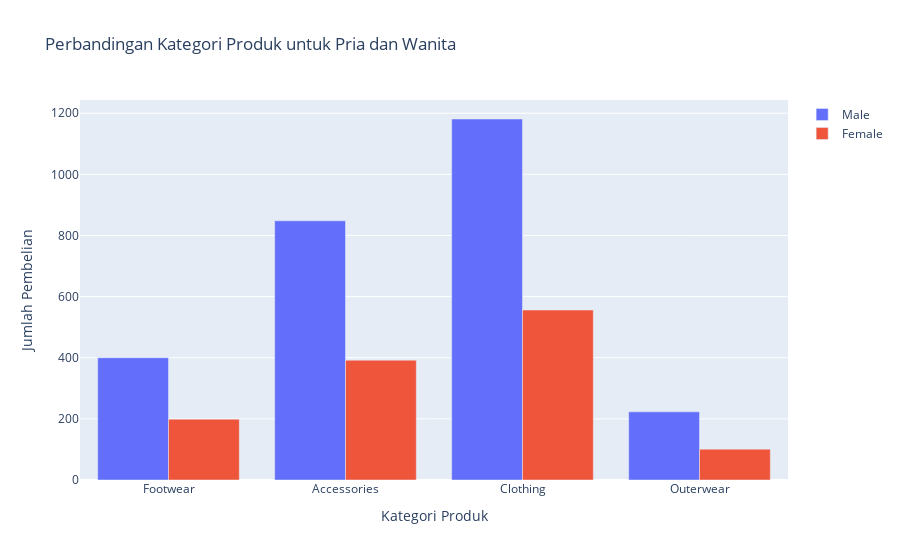

The notebook cell this image was saved under:
### Code cell
# Menghitung jumlah kategori produk untuk pria dan wanita
male_category_counts = data_male['Category'].value_counts()
female_category_counts = data_female['Category'].value_counts()

# Menyamakan kategori untuk pria dan wanita agar data bisa dibandingkan
categories = list(set(male_category_counts.index) | set(female_category_counts.index))
male_counts = [male_category_counts.get(category, 0) for category in categories]
female_counts = [female_category_counts.get(category, 0) for category in categories]

# Membuat bar chart
fig = go.Figure(data=[
    go.Bar(name='Male', x=categories, y=male_counts),
    go.Bar(name='Female', x=categories, y=female_counts)
])

# Menambahkan judul dan label
fig.update_layout(
    title='Perbandingan Kategori Produk untuk Pria dan Wanita',
    xaxis_title='Kategori Produk',
    yaxis_title='Jumlah Pembelian',
    barmode='group'  # Menggunakan grup bar chart
)

# Menampilkan plot
fig.show()

### Figure 1 — Plotly figure (JSON) as saved in the notebook; plotly's stock layout.template omitted (floating-point values rounded to 4 significant figures)
{"data": [{"name": "Male", "type": "bar", "x": ["Footwear", "Accessories", "Clothing", "Outerwear"], "y": [400, 848, 1181, 223]}, {"name": "Female", "type": "bar", "x": ["Footwear", "Accessories", "Clothing", "Outerwear"], "y": [199, 392, 556, 101]}], "layout": {"barmode": "group", "title": {"text": "Perbandingan Kategori Produk untuk Pria dan Wanita"}, "xaxis": {"title": {"text": "Kategori Produk"}}, "yaxis": {"title": {"text": "Jumlah Pembelian"}}}}
